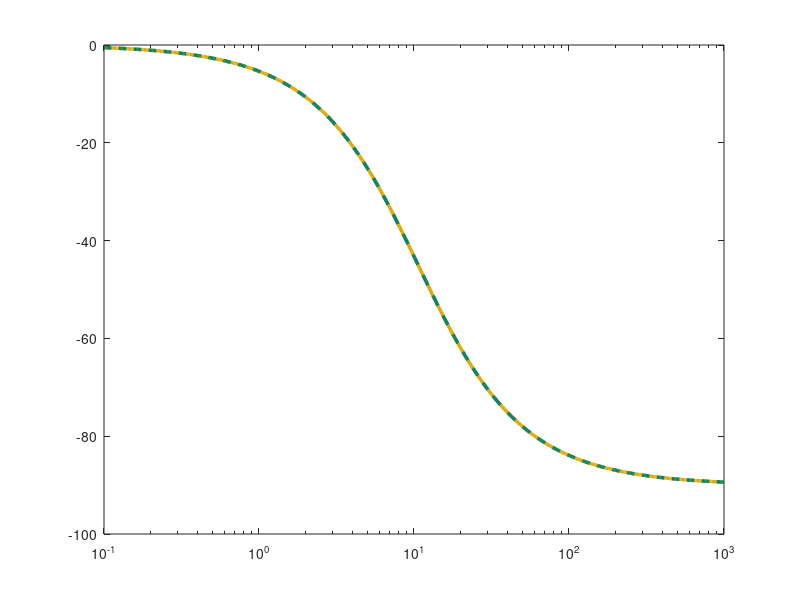

Write the MATLAB code that produced this figure. (Note: this script raises an error after producing the figure.)
K = 3.254; T = 0.094;
sys = tf(K, [T 1]);
w = logspace(-1, 3, 500);

phi_theory = -atan(w*T);
[mag, phase] = bode(sys, w);
phase = squeeze(phase);
phi_deg = phi_theory * 180/pi;

figure('Position', [100 100 900 400], 'Color','white');
semilogx(w, phi_deg, 'Color', [0.85, 0.65, 0], 'LineStyle', '-', 'LineWidth', 2.5); 
hold on;
semilogx(w, phase, 'Color', [0, 0.5, 0.4], 'LineStyle', '--', 'LineWidth', 2.5);

ax = gca; ax.LineWidth = 1.5; ax.FontSize = 13;
ax.XColor = [0.3 0.3 0.3]; ax.YColor = [0.3 0.3 0.3];
ax.GridColor = [0.9 0.9 0.9]; ax.GridAlpha = 0.4;
ax.MinorGridColor = [0.95 0.95 0.95]; ax.MinorGridAlpha = 0.2;
grid on; grid minor; box on; ylim([-95, 1]);

xlabel('\omega'); 
ylabel('φ(\omega)');
legend('φ_{theor}', 'φ_{sys}', 'Location','northeast','FontSize',15);
exportgraphics(gcf, '../../../images/task1/freq/lfch1.png', 'Resolution', 500);
